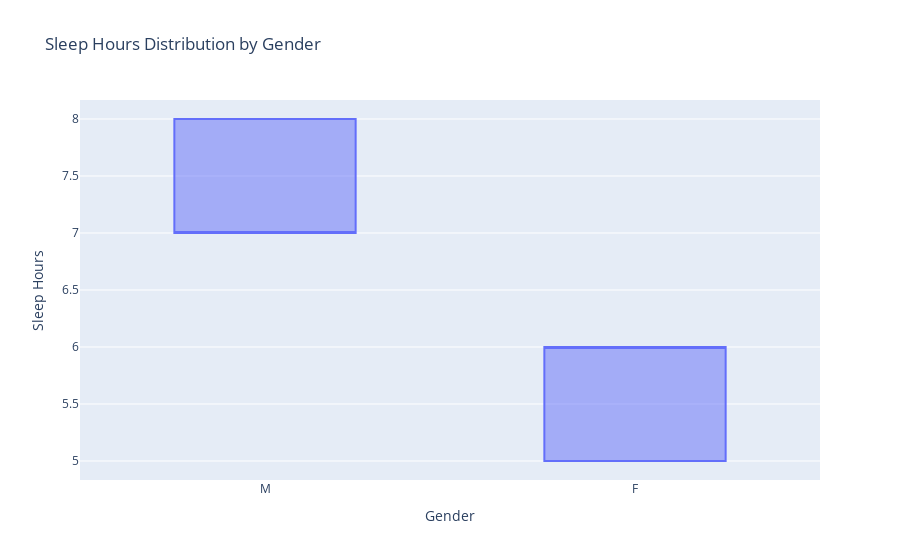

The notebook cell saved with this chart:
### Code cell
# 4. Box plot: Sleep Hours distribution by Gender
print("Plot 4: Sleep Hours Distribution by Gender")
fig4 = px.box(df, x='gender', y='sleep_hours',
              title='Sleep Hours Distribution by Gender',
              labels={'gender': 'Gender', 'sleep_hours': 'Sleep Hours'})
fig4.show()

### Figure 1 — Plotly figure (JSON) as saved in the notebook; plotly's stock layout.template omitted (floating-point values rounded to 4 significant figures)
{"data": [{"alignmentgroup": "True", "hovertemplate": "Gender=%{x}<br>Sleep Hours=%{y}<extra></extra>", "legendgroup": "", "marker": {"color": "#636efa"}, "name": "", "notched": false, "offsetgroup": "", "orientation": "v", "showlegend": false, "type": "box", "x": ["M", "F", "M", "F", "M", "F", "M", "F", "M", "F", "M", "F", "M", "F", "M", "F", "M", "F", "M", "F", "M", "F", "M", "F", "M", "F", "M", "F", "M", "F", "M", "F", "M", "F", "M", "F", "M", "F", "M", "F", "M", "F", "M", "F", "M", "F", "M", "F", "M", "F", "M", "F", "M", "F", "M", "F", "M", "F", "M", "F", "M", "F", "M", "F", "M", "F", "M", "F", "M", "F", "M", "F", "M", "F", "M", "F", "M", "F", "M", "F", "M", "F", "M", "F", "M", "F", "M", "F", "M", "F", "M", "F", "M", "F", "M", "F", "M", "F", "M", "F"], "x0": " ", "xaxis": "x", "y": [7, 6, 8, 5, 7, 6, 7, 6, 8, 5, 7, 6, 8, 5, 7, 6, 7, 6, 8, 5, 7, 6, 8, 5, 7, 6, 7, 6, 8, 5, 7, 6, 8, 5, 7, 6, 7, 6, 8, 5, 7, 6, 8, 5, 7, 6, 7, 6, 8, 5, 7, 6, 8, 5, 7, 6, 7, 6, 8, 5, 7, 6, 8, 5, 7, 6, 7, 6, 8, 5, 7, 6, 8, 5, 7, 6, 7, 6, 8, 5, 7, 6, 8, 5, 7, 6, 7, 6, 8, 5, 7, 6, 8, 5, 7, 6, 7, 6, 8, 5], "y0": " ", "yaxis": "y"}], "layout": {"boxmode": "group", "legend": {"tracegroupgap": 0}, "title": {"text": "Sleep Hours Distribution by Gender"}, "xaxis": {"anchor": "y", "domain": [0, 1], "title": {"text": "Gender"}}, "yaxis": {"anchor": "x", "domain": [0, 1], "title": {"text": "Sleep Hours"}}}}
